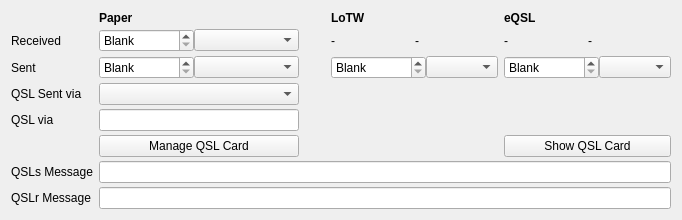
     <widget class="QWidget" name="tabQSL">
      <attribute name="title">
       <string>&amp;QSL</string>
      </attribute>
      <layout class="QVBoxLayout" name="verticalLayout_3">
       <item>
        <layout class="QGridLayout" name="gridLayout_3">
         <property name="verticalSpacing">
          <number>4</number>
         </property>
         <item row="1" column="2">
          <spacer name="horizontalSpacer_4">
           <property name="orientation">
            <enum>Qt::Horizontal</enum>
           </property>
           <property name="sizeType">
            <enum>QSizePolicy::Maximum</enum>
           </property>
           <property name="sizeHint" stdset="0">
            <size>
             <width>20</width>
             <height>20</height>
            </size>
           </property>
          </spacer>
         </item>
         <item row="5" column="4">
          <widget class="QPushButton" name="qslEqslPicButton">
           <property name="enabled">
            <bool>true</bool>
           </property>
           <property name="text">
            <string>Show QSL Card</string>
           </property>
          </widget>
         </item>
         <item row="1" column="1">
          <layout class="QHBoxLayout" name="horizontalLayout_5">
           <item>
            <widget class="QDateEdit" name="qslPaperReceiveDateEdit">
             <property name="sizePolicy">
              <sizepolicy hsizetype="Maximum" vsizetype="Fixed">
               <horstretch>0</horstretch>
               <verstretch>0</verstretch>
              </sizepolicy>
             </property>
             <property name="specialValueText">
              <string>Blank</string>
             </property>
             <property name="dateTime">
              <datetime>
               <hour>0</hour>
               <minute>0</minute>
               <second>0</second>
               <year>1900</year>
               <month>1</month>
               <day>1</day>
              </datetime>
             </property>
             <property name="minimumDate">
              <date>
               <year>1900</year>
               <month>1</month>
               <day>1</day>
              </date>
             </property>
            </widget>
           </item>
           <item>
            <widget class="QComboBox" name="qslPaperReceiveStatusBox">
             <property name="sizePolicy">
              <sizepolicy hsizetype="Preferred" vsizetype="Fixed">
               <horstretch>0</horstretch>
               <verstretch>0</verstretch>
              </sizepolicy>
             </property>
             <property name="minimumSize">
              <size>
               <width>105</width>
               <height>0</height>
              </size>
             </property>
             <property name="toolTip">
              <string>&lt;b&gt;Yes&lt;/b&gt; - an incoming QSL card has been received; the QSO has been confirmed by the online service&lt;br/&gt;&lt;b&gt;No&lt;/b&gt; - an incoming QSL card has not been received; the QSO has not been confirmed by the online service&lt;br/&gt;&lt;b&gt;Requested&lt;/b&gt; - the logging station has requested a QSL card; the logging station has requested the QSO be uploaded to the online service&lt;br/&gt;</string>
             </property>
            </widget>
           </item>
          </layout>
         </item>
         <item row="0" column="2">
          <widget class="QLabel" name="label_3">
           <property name="text">
            <string notr="true"/>
           </property>
          </widget>
         </item>
         <item row="1" column="3">
          <layout class="QHBoxLayout" name="horizontalLayout_8">
           <item>
            <widget class="QLabel" name="qslLotwReceiveDateLabel">
             <property name="text">
              <string>-</string>
             </property>
            </widget>
           </item>
           <item>
            <widget class="QLabel" name="qslLotwReceiveStatusLabel">
             <property name="text">
              <string>-</string>
             </property>
            </widget>
           </item>
          </layout>
         </item>
         <item row="3" column="1">
          <widget class="QComboBox" name="qslSentViaBox">
           <property name="sizePolicy">
            <sizepolicy hsizetype="Preferred" vsizetype="Fixed">
             <horstretch>0</horstretch>
             <verstretch>0</verstretch>
            </sizepolicy>
           </property>
           <property name="minimumSize">
            <size>
             <width>105</width>
             <height>0</height>
            </size>
           </property>
           <property name="focusPolicy">
            <enum>Qt::WheelFocus</enum>
           </property>
          </widget>
         </item>
         <item row="3" column="0">
          <widget class="QLabel" name="qslSentViaLabel">
           <property name="text">
            <string>QSL Sent via</string>
           </property>
          </widget>
         </item>
         <item row="4" column="1">
          <widget class="NewContactEditLine" name="qslViaEdit">
           <property name="sizePolicy">
            <sizepolicy hsizetype="Preferred" vsizetype="Fixed">
             <horstretch>0</horstretch>
             <verstretch>0</verstretch>
            </sizepolicy>
           </property>
           <property name="minimumSize">
            <size>
             <width>0</width>
             <height>0</height>
            </size>
           </property>
           <property name="focusPolicy">
            <enum>Qt::StrongFocus</enum>
           </property>
           <property name="maxLength">
            <number>25</number>
           </property>
          </widget>
         </item>
         <item row="4" column="0">
          <widget class="QLabel" name="qslViaLabel">
           <property name="text">
            <string>QSL via</string>
           </property>
          </widget>
         </item>
         <item row="7" column="1" colspan="4">
          <widget class="QLineEdit" name="qslReceivedMsgEdit"/>
         </item>
         <item row="2" column="4">
          <layout class="QHBoxLayout" name="horizontalLayout_11">
           <item>
            <widget class="QDateEdit" name="qslEqslSentDateEdit">
             <property name="sizePolicy">
              <sizepolicy hsizetype="Maximum" vsizetype="Fixed">
               <horstretch>0</horstretch>
               <verstretch>0</verstretch>
              </sizepolicy>
             </property>
             <property name="specialValueText">
              <string>Blank</string>
             </property>
             <property name="minimumDate">
              <date>
               <year>1900</year>
               <month>1</month>
               <day>1</day>
              </date>
             </property>
             <property name="date">
              <date>
               <year>1900</year>
               <month>1</month>
               <day>1</day>
              </date>
             </property>
            </widget>
           </item>
           <item>
            <widget class="QComboBox" name="qslEqslSentStatusBox">
             <property name="toolTip">
              <string>&lt;b&gt;Yes&lt;/b&gt; - an outgoing QSL card has been sent; the QSO has been uploaded to, and accepted by, the online service&lt;br/&gt;&lt;b&gt;No&lt;/b&gt; - do not send an outgoing QSL card; do not upload the QSO to the online service&lt;br/&gt;&lt;b&gt;Requested&lt;/b&gt; - the contacted station has requested a QSL card; the contacted station has requested the QSO be uploaded to the online service&lt;br/&gt;&lt;b&gt;Queued&lt;/b&gt; - an outgoing QSL card has been selected to be sent; a QSO has been selected to be uploaded to the online service&lt;br/&gt;</string>
             </property>
            </widget>
           </item>
          </layout>
         </item>
         <item row="2" column="1">
          <layout class="QHBoxLayout" name="horizontalLayout_7">
           <item>
            <widget class="QDateEdit" name="qslPaperSentDateEdit">
             <property name="sizePolicy">
              <sizepolicy hsizetype="Maximum" vsizetype="Fixed">
               <horstretch>0</horstretch>
               <verstretch>0</verstretch>
              </sizepolicy>
             </property>
             <property name="specialValueText">
              <string>Blank</string>
             </property>
             <property name="dateTime">
              <datetime>
               <hour>0</hour>
               <minute>0</minute>
               <second>0</second>
               <year>1900</year>
               <month>1</month>
               <day>1</day>
              </datetime>
             </property>
             <property name="minimumDate">
              <date>
               <year>1900</year>
               <month>1</month>
               <day>1</day>
              </date>
             </property>
            </widget>
           </item>
           <item>
            <widget class="QComboBox" name="qslPaperSentStatusBox">
             <property name="sizePolicy">
              <sizepolicy hsizetype="Preferred" vsizetype="Fixed">
               <horstretch>0</horstretch>
               <verstretch>0</verstretch>
              </sizepolicy>
             </property>
             <property name="minimumSize">
              <size>
               <width>105</width>
               <height>0</height>
              </size>
             </property>
             <property name="focusPolicy">
              <enum>Qt::WheelFocus</enum>
             </property>
             <property name="toolTip">
              <string>&lt;b&gt;Yes&lt;/b&gt; - an outgoing QSL card has been sent; the QSO has been uploaded to, and accepted by, the online service&lt;br/&gt;&lt;b&gt;No&lt;/b&gt; - do not send an outgoing QSL card; do not upload the QSO to the online service&lt;br/&gt;&lt;b&gt;Requested&lt;/b&gt; - the contacted station has requested a QSL card; the contacted station has requested the QSO be uploaded to the online service&lt;br/&gt;&lt;b&gt;Queued&lt;/b&gt; - an outgoing QSL card has been selected to be sent; a QSO has been selected to be uploaded to the online service&lt;br/&gt;</string>
             </property>
            </widget>
           </item>
          </layout>
         </item>
         <item row="1" column="0">
          <widget class="QLabel" name="qslReceiveLabel">
           <property name="sizePolicy">
            <sizepolicy hsizetype="Maximum" vsizetype="Preferred">
             <horstretch>0</horstretch>
             <verstretch>0</verstretch>
            </sizepolicy>
           </property>
           <property name="text">
            <string>Received</string>
           </property>
          </widget>
         </item>
         <item row="0" column="4">
          <widget class="QLabel" name="eqslHeaderLabel">
           <property name="sizePolicy">
            <sizepolicy hsizetype="MinimumExpanding" vsizetype="Preferred">
             <horstretch>0</horstretch>
             <verstretch>0</verstretch>
            </sizepolicy>
           </property>
           <property name="font">
            <font>
             <bold>true</bold>
            </font>
           </property>
           <property name="text">
            <string>eQSL</string>
           </property>
          </widget>
         </item>
         <item row="5" column="1">
          <widget class="QPushButton" name="qslPaperPicButton">
           <property name="enabled">
            <bool>true</bool>
           </property>
           <property name="text">
            <string>Manage QSL Card</string>
           </property>
          </widget>
         </item>
         <item row="1" column="4">
          <layout class="QHBoxLayout" name="horizontalLayout_9">
           <item>
            <widget class="QLabel" name="qslEqslReceiveDateLabel">
             <property name="text">
              <string>-</string>
             </property>
            </widget>
           </item>
           <item>
            <widget class="QLabel" name="qslEqslReceiveStatusLabel">
             <property name="text">
              <string>-</string>
             </property>
            </widget>
           </item>
          </layout>
         </item>
         <item row="0" column="0">
          <widget class="QLabel" name="padding">
           <property name="text">
            <string/>
           </property>
          </widget>
         </item>
         <item row="0" column="1">
          <widget class="QLabel" name="paperHeaderLabel">
           <property name="sizePolicy">
            <sizepolicy hsizetype="MinimumExpanding" vsizetype="Preferred">
             <horstretch>0</horstretch>
             <verstretch>0</verstretch>
            </sizepolicy>
           </property>
           <property name="font">
            <font>
             <bold>true</bold>
            </font>
           </property>
           <property name="text">
            <string>Paper</string>
           </property>
          </widget>
         </item>
         <item row="5" column="0">
          <widget class="QLabel" name="qslReceiveStatusLabel">
           <property name="sizePolicy">
            <sizepolicy hsizetype="Maximum" vsizetype="Preferred">
             <horstretch>0</horstretch>
             <verstretch>0</verstretch>
            </sizepolicy>
           </property>
           <property name="text">
            <string/>
           </property>
          </widget>
         </item>
         <item row="2" column="0">
          <widget class="QLabel" name="qslSentLabel">
           <property name="sizePolicy">
            <sizepolicy hsizetype="Maximum" vsizetype="Preferred">
             <horstretch>0</horstretch>
             <verstretch>0</verstretch>
            </sizepolicy>
           </property>
           <property name="text">
            <string>Sent</string>
           </property>
          </widget>
         </item>
         <item row="2" column="3">
          <layout class="QHBoxLayout" name="horizontalLayout_10">
           <item>
            <widget class="QDateEdit" name="qslLotwSentDateEdit">
             <property name="sizePolicy">
              <sizepolicy hsizetype="Maximum" vsizetype="Fixed">
               <horstretch>0</horstretch>
               <verstretch>0</verstretch>
              </sizepolicy>
             </property>
             <property name="specialValueText">
              <string>Blank</string>
             </property>
             <property name="minimumDate">
              <date>
               <year>1900</year>
               <month>1</month>
               <day>1</day>
              </date>
             </property>
             <property name="date">
              <date>
               <year>1900</year>
               <month>1</month>
               <day>1</day>
              </date>
             </property>
            </widget>
           </item>
           <item>
            <widget class="QComboBox" name="qslLotwSentStatusBox">
             <property name="toolTip">
              <string>&lt;b&gt;Yes&lt;/b&gt; - an outgoing QSL card has been sent; the QSO has been uploaded to, and accepted by, the online service&lt;br/&gt;&lt;b&gt;No&lt;/b&gt; - do not send an outgoing QSL card; do not upload the QSO to the online service&lt;br/&gt;&lt;b&gt;Requested&lt;/b&gt; - the contacted station has requested a QSL card; the contacted station has requested the QSO be uploaded to the online service&lt;br/&gt;&lt;b&gt;Queued&lt;/b&gt; - an outgoing QSL card has been selected to be sent; a QSO has been selected to be uploaded to the online service&lt;br/&gt;</string>
             </property>
            </widget>
           </item>
          </layout>
         </item>
         <item row="7" column="0">
          <widget class="QLabel" name="qslReceivedMsgLabel">
           <property name="text">
            <string>QSLr Message</string>
           </property>
          </widget>
         </item>
         <item row="0" column="3">
          <widget class="QLabel" name="lotwHeaderLabel">
           <property name="sizePolicy">
            <sizepolicy hsizetype="MinimumExpanding" vsizetype="Preferred">
             <horstretch>0</horstretch>
             <verstretch>0</verstretch>
            </sizepolicy>
           </property>
           <property name="font">
            <font>
             <bold>true</bold>
            </font>
           </property>
           <property name="text">
            <string>LoTW</string>
           </property>
          </widget>
         </item>
         <item row="6" column="0">
          <widget class="QLabel" name="qslSentMsgLabel">
           <property name="text">
            <string>QSLs Message</string>
           </property>
          </widget>
         </item>
         <item row="6" column="1" colspan="4">
          <widget class="QLineEdit" name="qslSentMsgEdit"/>
         </item>
        </layout>
       </item>
      </layout>
     </widget>
